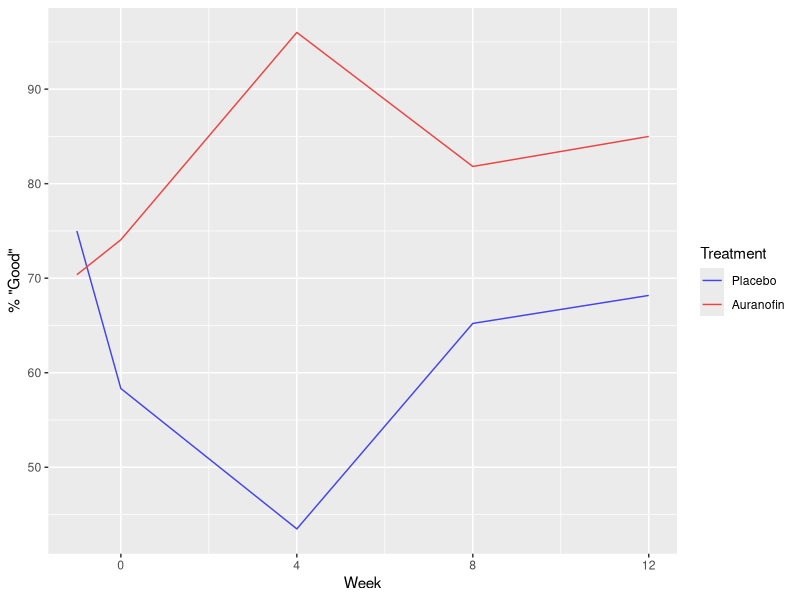
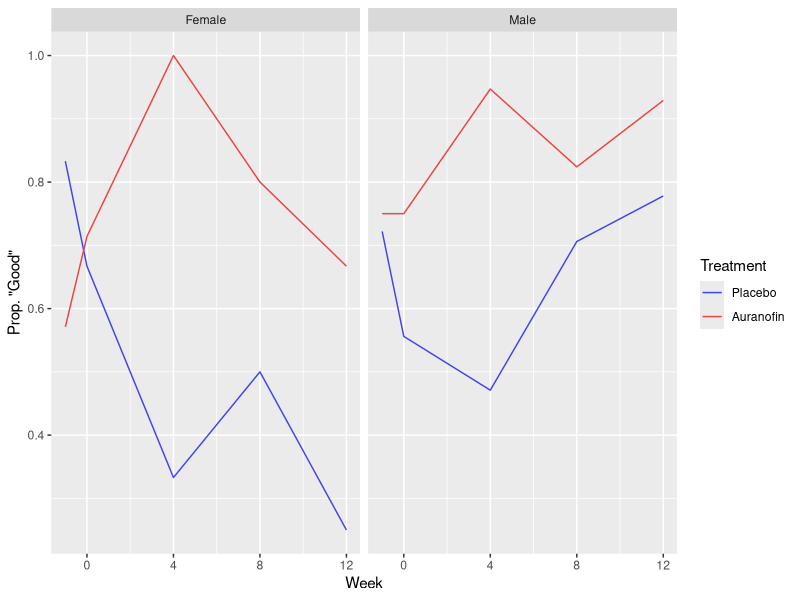

These figures' R source, in order:
## ---- chunk 1
knitr::opts_chunk$set(echo = FALSE, dev = "pdf")
library("dplyr")
library("tidyr")
library("ggplot2")
library("lmtest")
library("gee")
library("geepack")
library("lme4")
## ---- chunk 2
# Read data from file
arthritis.data <- read.delim(file = "data/arthritis.txt", 
                             header = FALSE,
                             sep = " ", 
                             na.strings = ".")
# Assign column names
colnames(arthritis.data) <- c("id", "sex", "age", "treatment", "r.n1", "r.0", "r.4", "r.8", "r.12")

# Re-level treatment so placebo is default
arthritis.data$treatment <- factor(arthritis.data$treatment, levels = c("P", "A"))

# Tranform to long format
arthritis.long <- gather(data = arthritis.data, 
                         key = "week.cat", 
                         value = "status",
                         -id, -sex, -age, -treatment)

# Add numeric week column
arthritis.long$week <- NA
arthritis.long$week[arthritis.long$week.cat == "r.n1"] <- -1
arthritis.long$week[arthritis.long$week.cat == "r.0"] <- 0
arthritis.long$week[arthritis.long$week.cat == "r.4"] <- 4
arthritis.long$week[arthritis.long$week.cat == "r.8"] <- 8
arthritis.long$week[arthritis.long$week.cat == "r.12"] <- 12
## ---- chunk 3
arthritis.table <- arthritis.long %>%
  group_by(treatment, week) %>%
  summarise(count = sum(!is.na(status)),
            num.good = sum(status == 1, na.rm = TRUE))
arthritis.table$perc.good <- 100 * (round(arthritis.table$num.good / arthritis.table$count, 4))
## ---- chunk 4
status.plot <- ggplot(data = arthritis.table, mapping = aes(x = week, y = perc.good, group = treatment, color = treatment)) +
  geom_line() +
  ylab(label = "% \"Good\"") +
  xlab(label = "Week") +
  scale_color_manual(name = "Treatment", values = c("#4444EC", "#EC4444"), labels = c("Placebo", "Auranofin"))
print(status.plot)
## ---- chunk 5
by.sex.table <- arthritis.long %>%
  group_by(treatment, week, sex) %>%
  summarize(count = sum(!is.na(status)),
            num.good = sum(status == 1, na.rm = TRUE))
by.sex.table$prop.good <- round((by.sex.table$num.good / by.sex.table$count), 3)

sex.names <- c(F = "Female", M = "Male")
status.by.sex.plot <- ggplot(data = by.sex.table, 
                             mapping = aes(x = week, 
                                           y = prop.good, 
                                           group = treatment, 
                                           color = treatment)) +
  geom_line() +
  facet_grid(. ~ sex, labeller = labeller(sex = sex.names)) +
  ylab(label = "Prop. \"Good\"") +
  xlab(label = "Week") +
  scale_color_manual(name = "Treatment", 
                     values = c("#4444EC", "#EC4444"), 
                     labels = c("Placebo", "Auranofin"))
print(status.by.sex.plot)
## ---- chunk 6
# Setup variables for GEE
# Using time instead of T, because T is reserved (TRUE)
arthritis.long$time <- arthritis.long$week
arthritis.long$time[arthritis.long$time %in% c(-1, 0)] <- 99
arthritis.long$time <- factor(arthritis.long$time, levels = c(99, 4, 8, 12))

# X is indicator of treatment (0 = P(lacebo), 1 = A(uranofin))
arthritis.long$X <- 0
arthritis.long$X[arthritis.long$treatment == "A"] <- 1
arthritis.long$X <- factor(arthritis.long$X, levels = c(0, 1))
## ---- chunk 7
dropouts <- colSums(apply(X = arthritis.data[, 5:9], MARGIN = 2, FUN = is.na))
## ---- chunk 8
arthritis.gee <- gee(status ~ time + time:X,
                     id = id,
                     data = arthritis.long,
                     family = binomial,
                     corstr = "unstructured")
arthritis.gee.summary <- summary(arthritis.gee)
arthritis.gee.coef <- coef(arthritis.gee.summary)
## ---- chunk 9
# Read data
skin.data <- read.delim(file = "data/skin.txt", sep = " ", header = FALSE)

# Trim first & last columns (created by whitespace)
skin.data <- skin.data[, -c(1, ncol(skin.data))]

# Identify columns
colnames(skin.data) <- c("id", "center", "age", "skin", "gender", "prior.count", "new.count", "treatment", "year")

# Drop data from center != 1
skin.data <- skin.data[skin.data$center == 1, ]

# Set factors as needed
factor.cols <- c("id", "center", "skin", "gender", "treatment")
for (c in factor.cols) {
  skin.data[, c] <- factor(skin.data[, c])
}
## ---- chunk 10
skin.gee <- gee(new.count ~ year,
                id = id,
                data = skin.data,
                family = poisson,
                corstr = "exchangeable")
skin.gee.summary <- summary(skin.gee)
skin.gee.coef <- coef(skin.gee.summary)
## ---- chunk 11

# Use nAGQ > 1 for better accuracy
skin.glmer <- glmer(new.count ~ 1 + year + (1 | id),
                    data = skin.data,
                    nAGQ = 1, # 1 point evaluated = Laplace approximation
                    family = poisson(link = "log"))
skin.glm.summary <- summary(skin.glmer)
skin.glm.coef <- coef(skin.glm.summary)
## ---- chunk 12
toenail.data <- read.delim(file = "data/toenail.txt", header = FALSE, sep = " ")
